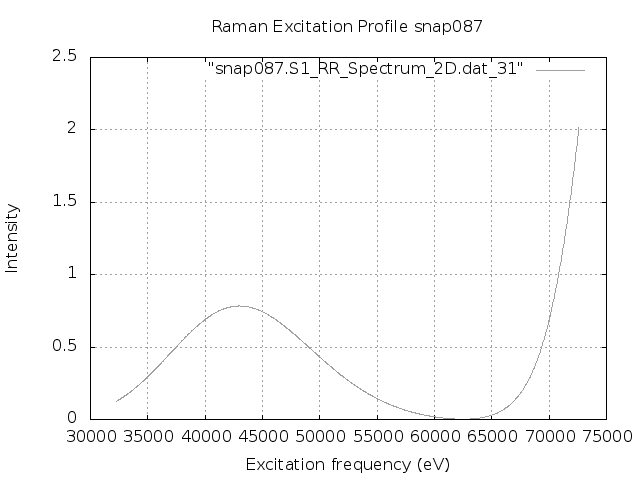

The gnuplot source for this figure:
set terminal png
set output "snap087.S1.REP.png"
set xlabel 'Excitation frequency (eV)'
set ylabel 'Intensity'
set title "Raman Excitation Profile snap087"
set grid
set autoscale
plot "snap087.S1_RR_Spectrum_2D.dat_31" with lines lc "blue"
exit
